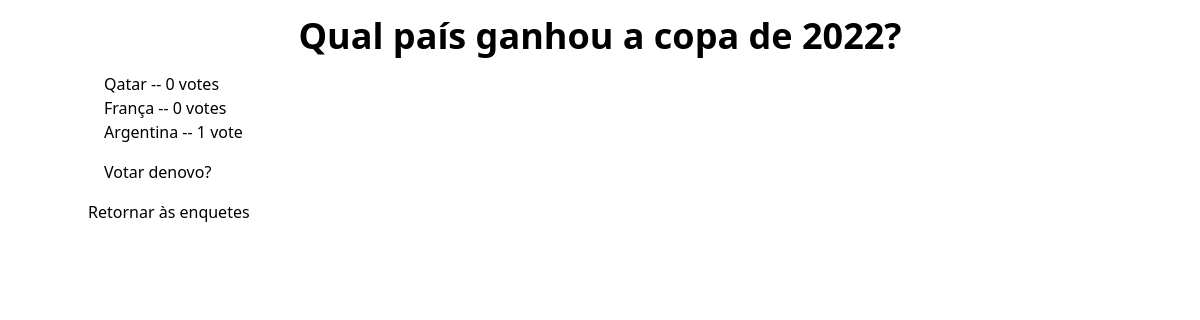
Page /polls/6/results/ on the committed database.
### polls/models.py (models this page shows, shortened)
class Question(models.Model):
    question_text = models.CharField(max_length=200)
    pub_date = models.DateTimeField('date published')

class Choice(models.Model):
    question = models.ForeignKey(Question, on_delete=models.CASCADE)
    choice_text = models.CharField(max_length=200)
    votes = models.IntegerField(default=0)

### polls/views.py (the view)
# urls.py: path('<int:pk>/results/', views.ResultsView.as_view(), name='results'),
class ResultsView(generic.DetailView):
    model = Question
    template_name = 'polls/results.html'

### polls/templates/polls/results.html (shortened to what this page needs)
<!DOCTYPE html>
<html lang="en">
{% load tailwind_tags %}
<head>
{% tailwind_css %}
</head>
<body class="container mx-auto">
<h1 class="font-bold text-4xl p-4 text-center">{{ question.question_text }}</h1>
<ul class="mx-4">
{% for choice in question.choice_set.all %}
    <li>{{ choice.choice_text }} -- {{ choice.votes }} vote{{ choice.votes|pluralize }}</li>
{% endfor %}
</ul>
<p class="m-4 hover:font-bold hover:text-blue-700"> <a href="{% url 'polls:detail' question.id %}">Votar denovo?</a></p>
<p class=""><a href="{% url 'polls:index'  %}">Retornar às enquetes</a></p>
</body>
</html>

### rows in the picture
Question: question_text "Qual país ganhou a copa de 2022?"
Choice: choice_text "Qatar", votes "0"
Choice: choice_text "França", votes "0"
Choice: choice_text "Argentina", votes "1"
